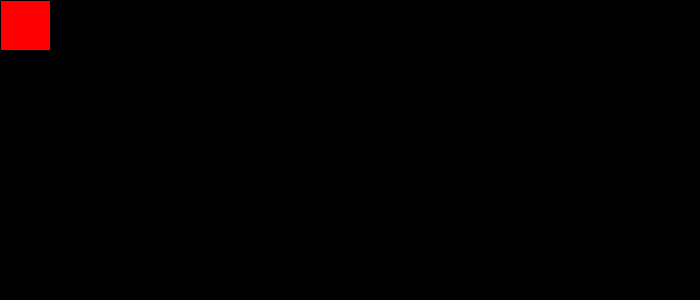
Frame 1 (no input)
Frame 60 (the mouse pressed at the canvas centre just before this capture): identical to frame 1, image omitted
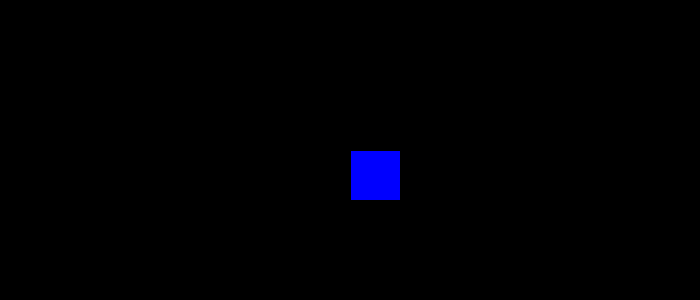
Frame 120 (the mouse held since frame 60 and released just before this capture)

The Processing sketch that drew these frames (run headless with seeded random() and noise(); from frame 60 on, the mouse is pressed at the canvas centre):

// Processing sketch: processing_151108
// ── processing_151108.pde

void setup(){
     size(700,300);
}
void draw() {
     background(0);
     fill(0,0,255);
     if (mouseX<50){
     fill(255,0,0);
     }
     if(mouseX>width-50) {
      fill(255,0,0);
     } 
     rect(mouseX,mouseY,50,50);
     }
   
     
    
     
